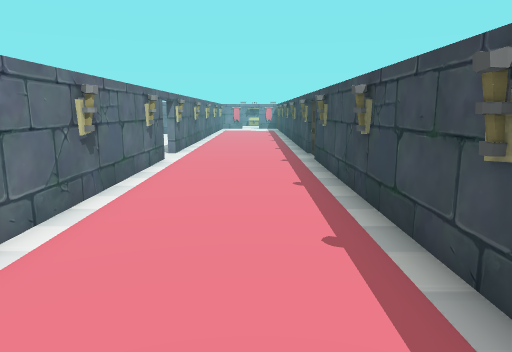
View 1 (above)

20 first-person views from a walk through a 3-D level made in the Unity game engine. The camera is 1.4 m above the floor, tilts 10° down and sees 70° across. The floor is counted in squares, 1 m on a side. Each view is taken from the middle of a square. On the plan, view 1 faces up. The plan holds only what a view shows up to about 16 squares ahead; the rest is blank. The place goes on beyond the plan. The player character is not drawn. Some animated figures are left out. Door leaves are left out, so doorways stand open.

View 2
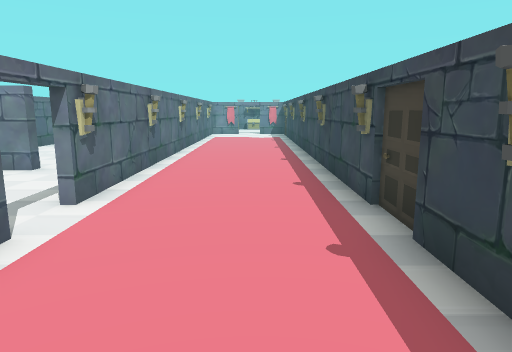

View 3
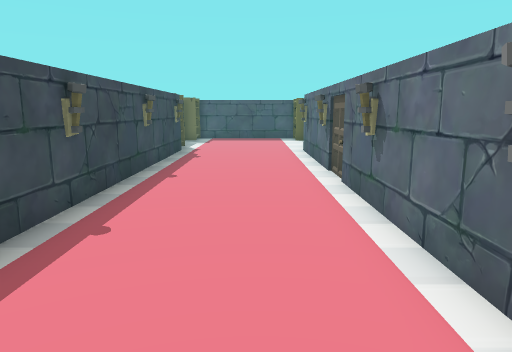

View 4
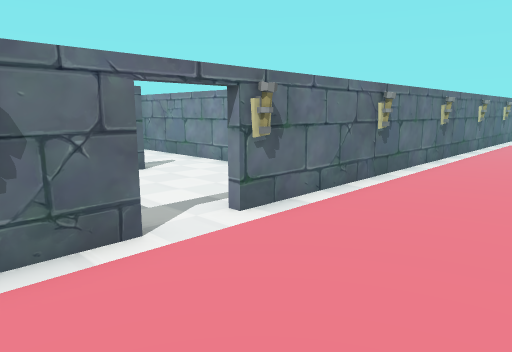

View 5
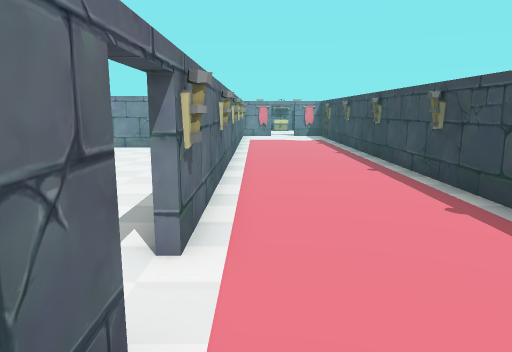

View 6
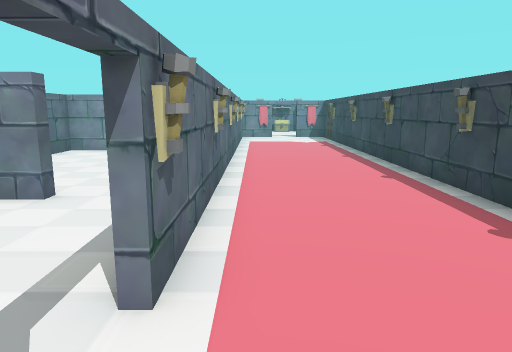

View 7
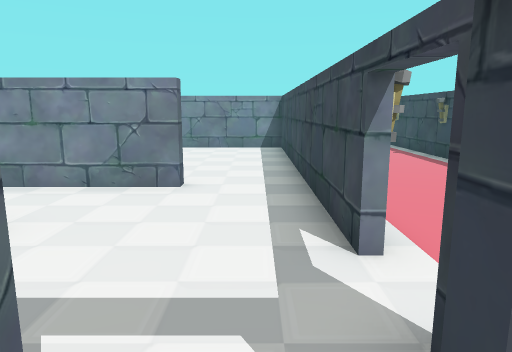

View 8
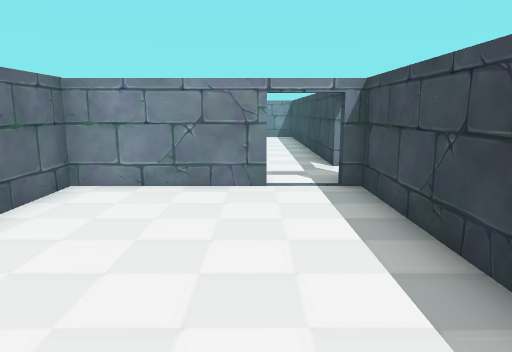

View 9
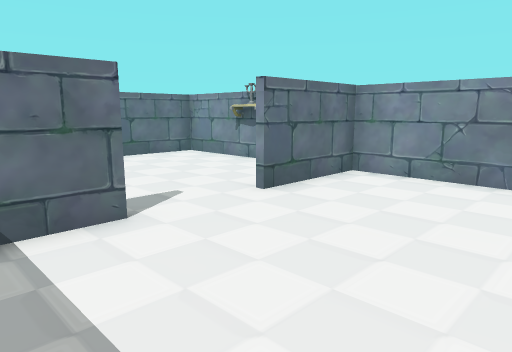

View 10
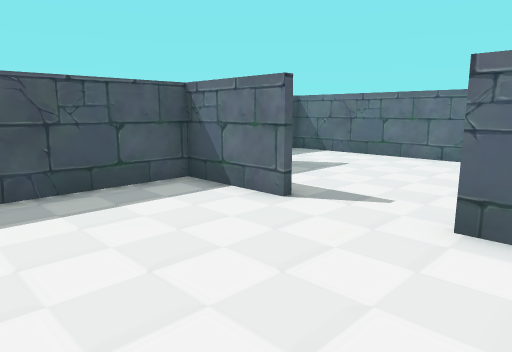

View 11
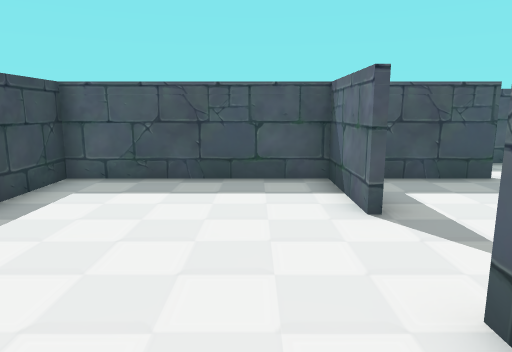

View 12
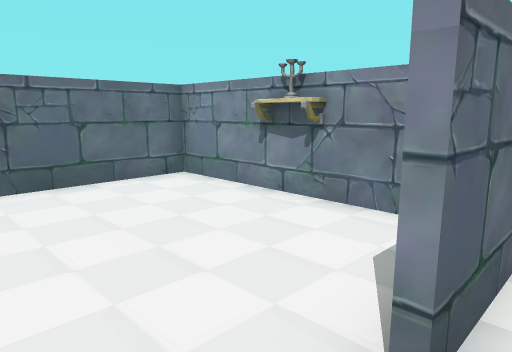

View 13
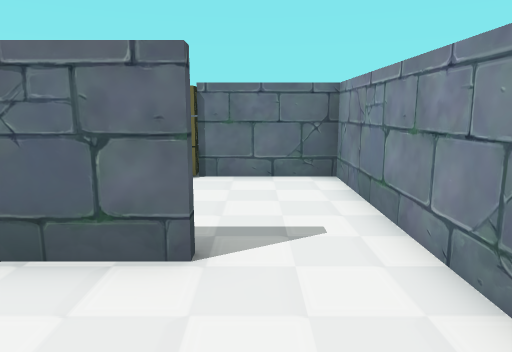

View 14
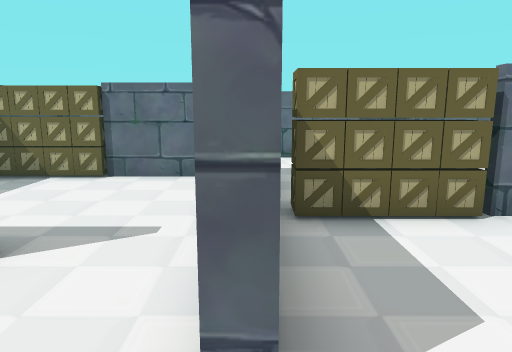

View 15
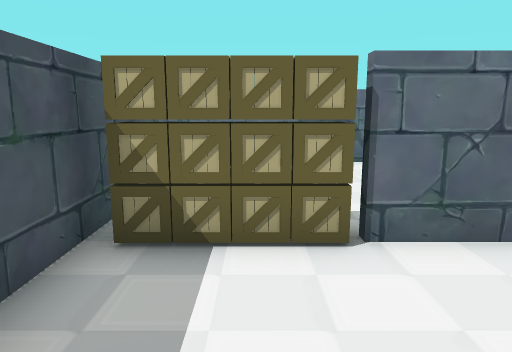

View 16
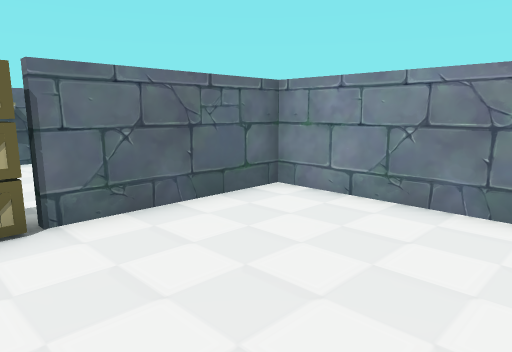

View 17
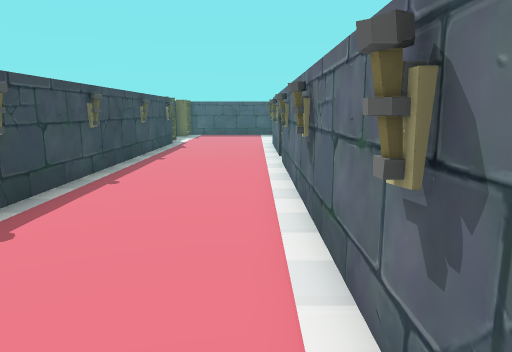

View 18
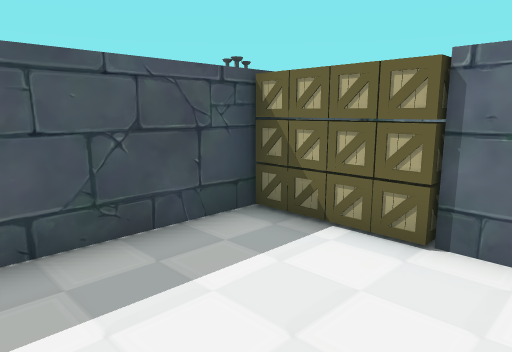

View 19
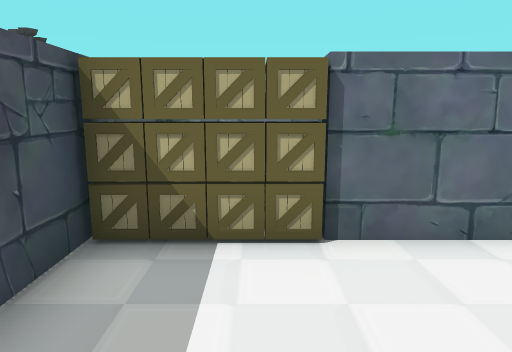

View 20
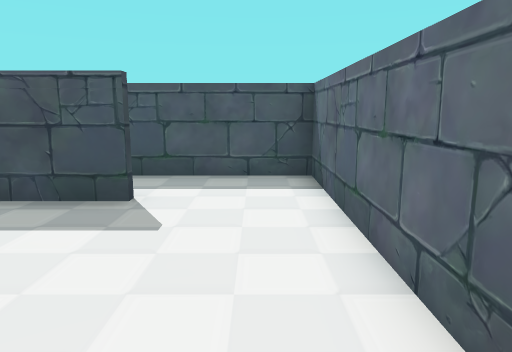

### Floor plan
Ten units are one square. View 1 is at (0, 0); x grows to the right and y downward. Boxes are objects, and circles mark ways between rooms. Rooms are numbered by the first view taken in them; rooms with no view inside come last. Other rooms are left out.
<svg viewBox="-157 -250 187 310">
<path fill="none" stroke="#000" d="M-27 -110 -27 44M-30 -86 -30 -98 -34 -98M18 -184 18 -225M-27 -235 -27 -134M18 45 18 -165M-30 -64 -30 -86M-85 -41 -85 -14 -30 -14 -30 -26M-48 -98 -85 -98 -85 -66M-30 -134 -30 -154M-73 -135 -73 -115M-54 -158 -74 -158M-35 -234 -88 -234 -88 -191M-94 -161 -75 -161M-30 -154 -30 -234M-115 -101 -85 -101M-74 -158 -119 -158 -119 -128M-120 -14 -96 -14M-100 -98 -152 -98 -152 10 -112 10"/>
<rect x="-35" y="45" width="10" height="10" fill="#bbb"><title>other object</title></rect>
<rect x="-35" y="-135" width="10" height="10" fill="#bbb"><title>torch</title></rect>
<rect x="-35" y="-245" width="10" height="10" fill="#bbb"><title>torch</title></rect>
<rect x="15" y="45" width="10" height="10" fill="#bbb"><title>other object</title></rect>
<rect x="15" y="-175" width="10" height="10" fill="#bbb"><title>torch</title></rect>
<rect x="15" y="-245" width="10" height="10" fill="#bbb"><title>other object</title></rect>
<rect x="-95" y="-185" width="10" height="20" fill="#bbb"><title>box</title></rect>
<rect x="-125" y="-95" width="10" height="10" fill="#bbb"><title>other object</title></rect>
<circle cx="-30" cy="-115" r="3" fill="#2a7"/>
<circle cx="-40" cy="-100" r="3" fill="#2a7"/>
<circle cx="-90" cy="-55" r="3" fill="#2a7"/>
<circle cx="-45" cy="-160" r="3" fill="#2a7"/>
<circle cx="-70" cy="-145" r="3" fill="#2a7"/>
<text x="0" y="-100">1</text>
<text x="-60" y="-60">2</text>
<text x="-50" y="-130">3</text>
<text x="-60" y="-200">4</text>
<text x="-100" y="-130">5</text>
<text x="-110" y="-40">6</text>
</svg>
Room 1 opens to room 3. Room 2 opens to room 3. Room 2 opens to room 6. Room 3 opens to room 4. Room 3 opens to room 5.

Where each view was taken, in squares from view 1:
view 1: 0 up, 0 right, facing up
view 2: 7 up, 0 right, facing up
view 3: 8 up, 1 left, facing down
view 4: 9 up, 1 right, facing up-left
view 5: 9 up, 2 left, facing up
view 6: 10 up, 2 left, facing up
view 7: 9 up, 4 left, facing up
view 8: 3 up, 5 left, facing up
view 9: 2 up, 4 left, facing up-left
view 10: 8 up, 4 left, facing down-left
view 11: 9 up, 7 left, facing down
view 12: 5 up, 8 left, facing up-left
view 13: 14 up, 4 left, facing left
view 14: 16 up, 4 left, facing left
view 15: 18 up, 5 left, facing left
view 16: 18 up, 4 left, facing up-left
view 17: 11 up, 2 left, facing down
view 18: 14 up, 8 left, facing down-left
view 19: 12 up, 8 left, facing left
view 20: 7 up, 14 left, facing down
